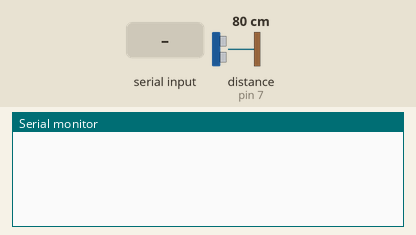
Simulated run of this sketch. Board: Arduino Uno, built with avr-gcc and run on an emulated ATmega328P. Parts: the last lines printed to the serial monitor. The inputs (shaded band) are chosen by the test bench; at power-on: distance to the obstacle (sensor on pin 7) 80 cm. The echo pulse lasts 58.3 µs per cm.

Above: at 1.2 s.
1.3 s: "g" received over the second serial link
At 2.5 s:
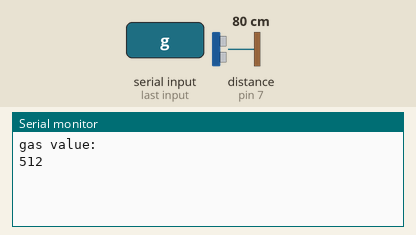
2.8 s: "d" received over the second serial link
At 3.9 s:
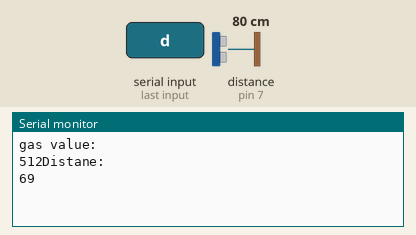

Measured:
- after the input at 1.3 s, the serial monitor: prints a new line at once (image 1)
- after the input at 2.8 s, the serial monitor: prints a new line at once (image 2)

The sketch:

bluetooh_gas_and_distance.ino
```cpp
#include <SoftwareSerial.h>
int rx = 11, tx = 10;
int gas = A0;
int trig = 6;
int echo = 7;
SoftwareSerial Bluetooth(rx, tx);

void setup() {
  // put your setup code here, to run once:
  Serial.begin(9600);
  Bluetooth.begin(9600);
  pinMode(gas, INPUT);
  pinMode(trig, OUTPUT);
  pinMode(echo, INPUT);
}

void loop() {
  // put your main code here, to run repeatedly:
  char a;

  if (Bluetooth.available() > 0) {
    a = Bluetooth.read();

    if (a == 'g') {
      int x = analogRead(gas);
      Serial.println("gas value: ");
        Serial.print(x);
    }
     if (a == 'd') {
      digitalWrite(trig, LOW);
      delay(2);
      digitalWrite(trig, HIGH);
      delay(2);
      digitalWrite(trig, LOW);
      int duration = pulseIn(echo, HIGH);
      int dist = (0.03 * duration) / 2;
      Serial.println("Distane: ");
      Serial.print(dist);
    }

  }
}
```
